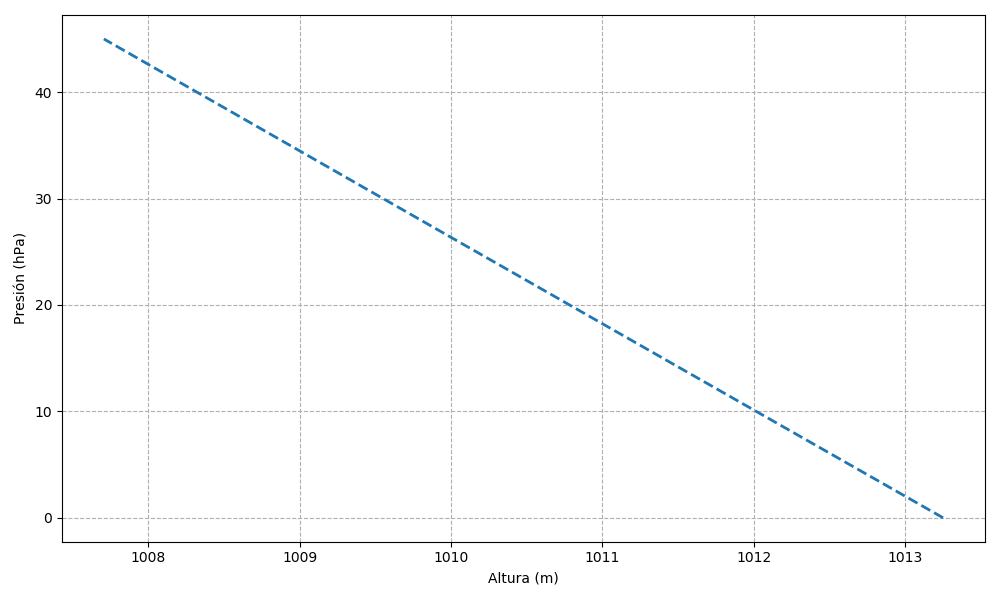

This figure's Python source:
import numpy as np
import matplotlib.pyplot as plt

def pr_atm(h,p0,g,M,T0,R0):
    p = p0*np.exp(-g*h*M/T0/R0)
    return p

#parametros
p0 = 1013.25        # atmospheric pressure in hPa
g  = 9.8            # gravity
T0 = 288.16         # sea Temperature
M  = 0.0298         # Molar mass of dry (kg/mol)
R0 = 8.314          # Universal gas constant (J/mol/K)

N = 500
h = np.linspace(0,3*15,N)
p = pr_atm(h,p0,g,M,T0,R0)

fig = plt.figure(1,figsize=(10,6))
ax = fig.add_subplot(111)
ax.plot(p,h,'--',linewidth=2)
ax.set_xlabel('Altura (m)')
ax.set_ylabel('Presión (hPa)')
ax.grid(linestyle='--')
fig.tight_layout()
plt.savefig('simu_pressure.png')
